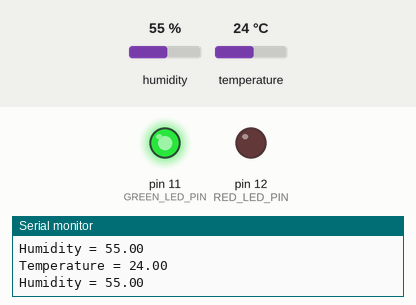
Simulated run of this sketch. Board: Arduino Uno, built with avr-gcc and run on an emulated ATmega328P. Shown: output pins drawn as LEDs (lit = HIGH), the last lines printed to the serial monitor. Inputs (shaded band) come from the test bench; at power-on: temperature 24 °C, humidity 55 %.

Above: at 1.8 s.
1.9 s: temperature set to 27 °C
3.4 s: temperature set to 30 °C
At 5.3 s:
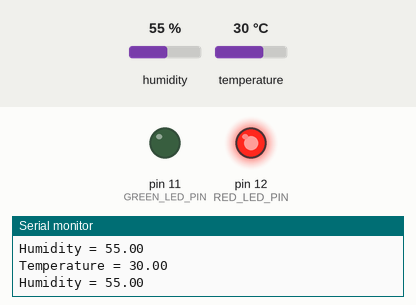
5.6 s: temperature set to 12 °C
At 7.3 s:
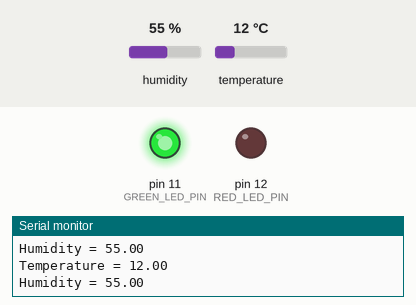
7.6 s: temperature set to 33 °C
At 8.5 s:
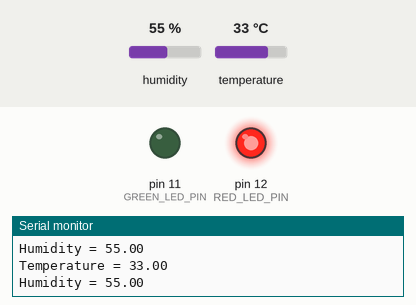
Timing chart, 0 to 10.6 s (numbered marks = the images above; inputs shaded):
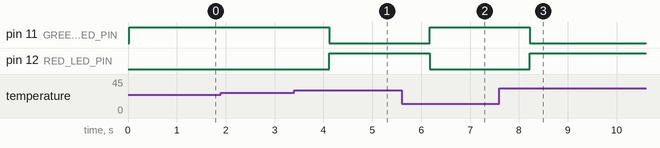

Measured:
- the behaviour switches between 28 and 29 °C on temperature (found by bisection; images 0 and 1)
- after the input at 3.4 s, pin 11 (GREEN_LED_PIN): HIGH → LOW after 0.72 s; pin 12 (RED_LED_PIN): LOW → HIGH after 0.72 s
- after the input at 5.6 s, pin 11 (GREEN_LED_PIN): LOW → HIGH after 0.57 s; pin 12 (RED_LED_PIN): HIGH → LOW after 0.57 s
- after the input at 7.6 s, pin 11 (GREEN_LED_PIN): HIGH → LOW after 0.62 s; pin 12 (RED_LED_PIN): LOW → HIGH after 0.62 s

The sketch:

senzor_temperatura_DHT11.ino
```cpp
#include <dht.h>

dht DHT;

#define DHT11_PIN 7
#define RED_LED_PIN 12
#define GREEN_LED_PIN 11


void setup(){
  pinMode(RED_LED_PIN, OUTPUT);
  pinMode(GREEN_LED_PIN, OUTPUT);
  Serial.begin(9600);
}

void loop()
{
  int chk = DHT.read11(DHT11_PIN);
  Serial.print("Temperature = ");
  Serial.println(DHT.temperature);
  Serial.print("Humidity = ");
  Serial.println(DHT.humidity);

  if(DHT.temperature > 28){
    digitalWrite(RED_LED_PIN, HIGH);
    digitalWrite(GREEN_LED_PIN, LOW);
  }else {
    digitalWrite(GREEN_LED_PIN, HIGH);
    digitalWrite(RED_LED_PIN, LOW);
  }

  delay(1000);
}
```
